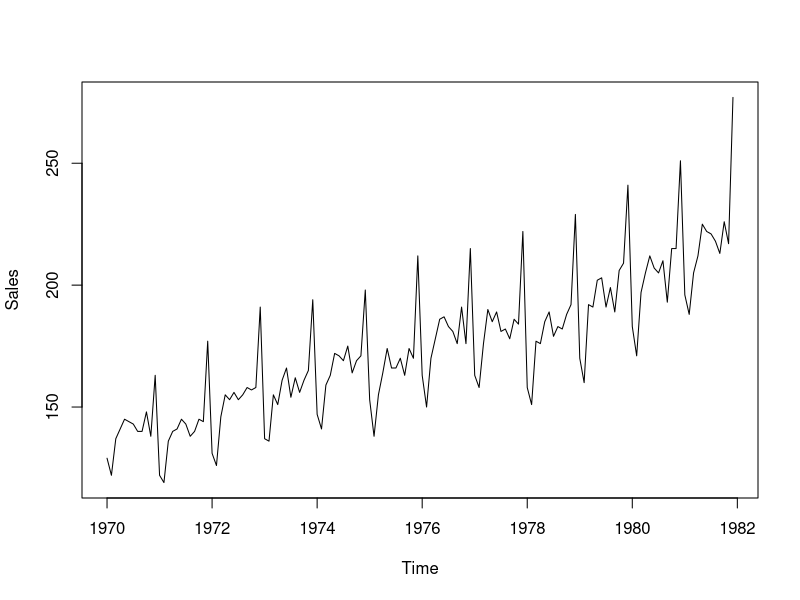
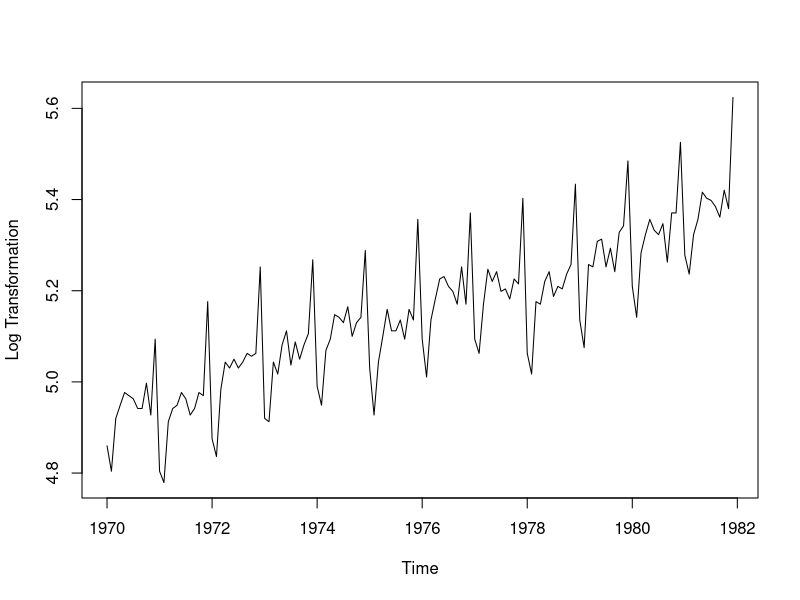
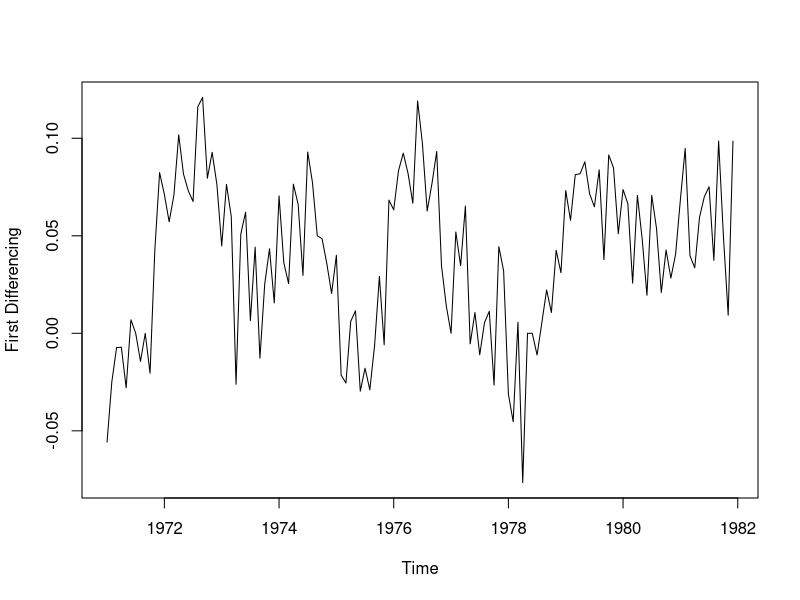
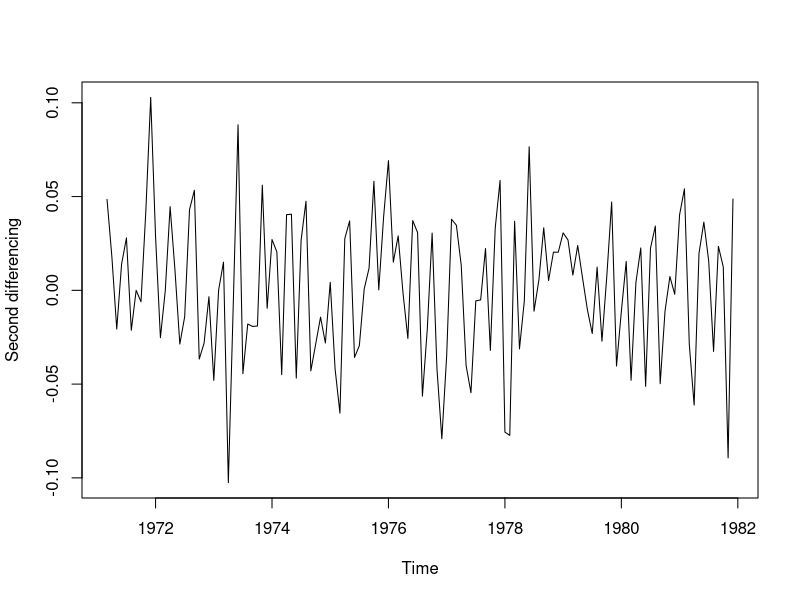
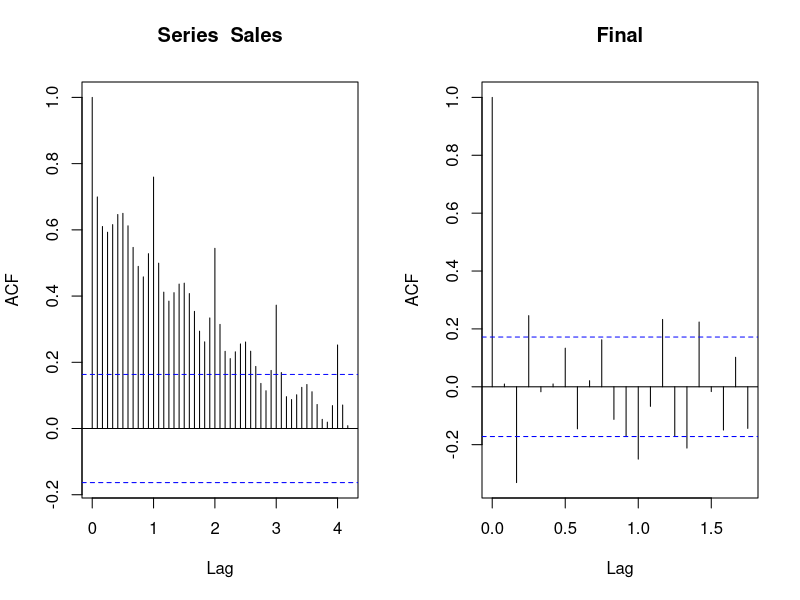
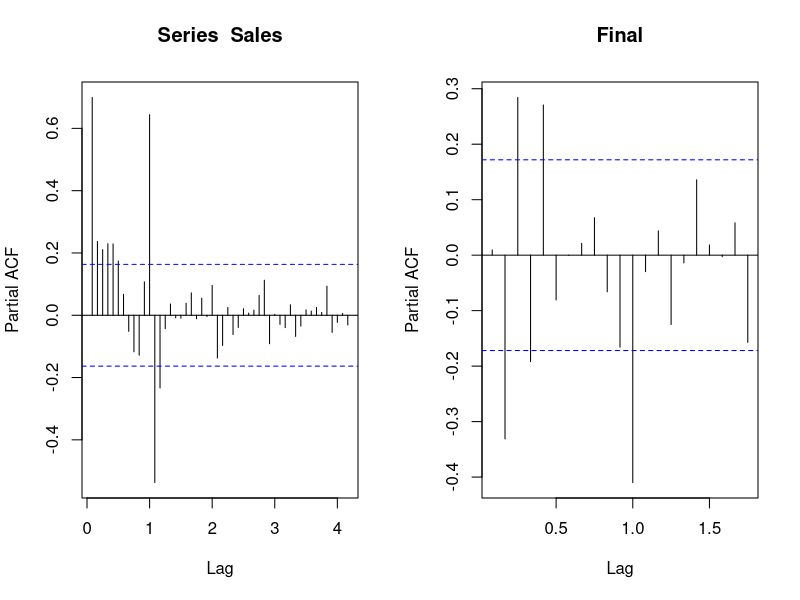

Here is the R script that generated these plots, in order:
# 3.4

SALES <- read.table("SALES.TXT",header=T)
Sales <- ts(SALES$Sales,frequency=12, start=1970)
# This plot shows the monthly sale volume
plot(Sales)

# Apply log transformation to remove the increasing variance
log_transform <- log(Sales)
plot(log_transform, ylab='Log Transformation')

# First differencing removed the linear trend of the time-serie model
sale_diff <- diff(log_transform, lag=12)
ts.plot(sale_diff, ylab="First Differencing")

# Second differencing removed the seasonality, so the model looks better and
# really close to the stationary model
second_diff <- diff(sale_diff, lag=2)
plot(second_diff, ylab="Second differencing")

par(mfrow=c(1,2))
acf(Sales, lag.max = 50)
acf(second_diff, main='Final')

pacf(Sales, lag.max = 50)
pacf(second_diff, main='Final')



